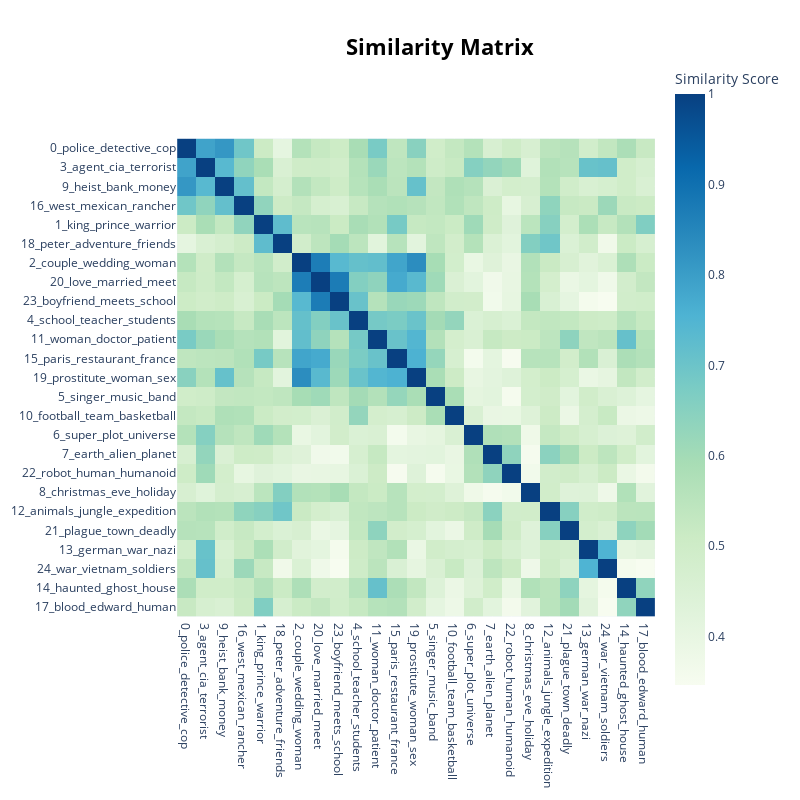

The notebook cell saved with this chart:
### Code cell
topic_model.visualize_heatmap(n_clusters=10,top_n_topics=25)

### Figure 1 — Plotly figure (JSON) as saved in the notebook; plotly's stock layout.template omitted (floating-point values rounded to 4 significant figures; data arrays with more than 128 entries replaced by an {"elided": "..."} marker saying what was removed)
{"data": [{"coloraxis": "coloraxis", "hovertemplate": "x: %{x}<br>y: %{y}<br>Similarity Score: %{z}<extra></extra>", "name": "0", "type": "heatmap", "x": ["0_police_detective_cop", "3_agent_cia_terrorist", "9_heist_bank_money", "16_west_mexican_rancher", "1_king_prince_warrior", "18_peter_adventure_friends", "2_couple_wedding_woman", "20_love_married_meet", "23_boyfriend_meets_school", "4_school_teacher_students", "11_woman_doctor_patient", "15_paris_restaurant_france", "19_prostitute_woman_sex", "5_singer_music_band", "10_football_team_basketball", "6_super_plot_universe", "7_earth_alien_planet", "22_robot_human_humanoid", "8_christmas_eve_holiday", "12_animals_jungle_expedition", "21_plague_town_deadly", "13_german_war_nazi", "24_war_vietnam_soldiers", "14_haunted_ghost_house", "17_blood_edward_human"], "xaxis": "x", "y": ["0_police_detective_cop", "3_agent_cia_terrorist", "9_heist_bank_money", "16_west_mexican_rancher", "1_king_prince_warrior", "18_peter_adventure_friends", "2_couple_wedding_woman", "20_love_married_meet", "23_boyfriend_meets_school", "4_school_teacher_students", "11_woman_doctor_patient", "15_paris_restaurant_france", "19_prostitute_woman_sex", "5_singer_music_band", "10_football_team_basketball", "6_super_plot_universe", "7_earth_alien_planet", "22_robot_human_humanoid", "8_christmas_eve_holiday", "12_animals_jungle_expedition", "21_plague_town_deadly", "13_german_war_nazi", "24_war_vietnam_soldiers", "14_haunted_ghost_house", "17_blood_edward_human"], "yaxis": "y", "z": {"elided": "25x25 float values"}}], "layout": {"coloraxis": {"colorbar": {"title": {"text": "Similarity Score"}}, "colorscale": [[0, "rgb(247,252,240)"], [0.125, "rgb(224,243,219)"], [0.25, "rgb(204,235,197)"], [0.375, "rgb(168,221,181)"], [0.5, "rgb(123,204,196)"], [0.625, "rgb(78,179,211)"], [0.75, "rgb(43,140,190)"], [0.875, "rgb(8,104,172)"], [1, "rgb(8,64,129)"]]}, "height": 800, "hoverlabel": {"bgcolor": "white", "font": {"family": "Rockwell", "size": 16}}, "legend": {"title": {"text": "Trend"}}, "margin": {"t": 60}, "showlegend": true, "title": {"font": {"color": "Black", "size": 22}, "text": "<b>Similarity Matrix</b>", "x": 0.55, "xanchor": "center", "y": 0.95, "yanchor": "top"}, "width": 800, "xaxis": {"anchor": "y", "constrain": "domain", "domain": [0, 1], "scaleanchor": "y"}, "yaxis": {"anchor": "x", "autorange": "reversed", "constrain": "domain", "domain": [0, 1]}}}
